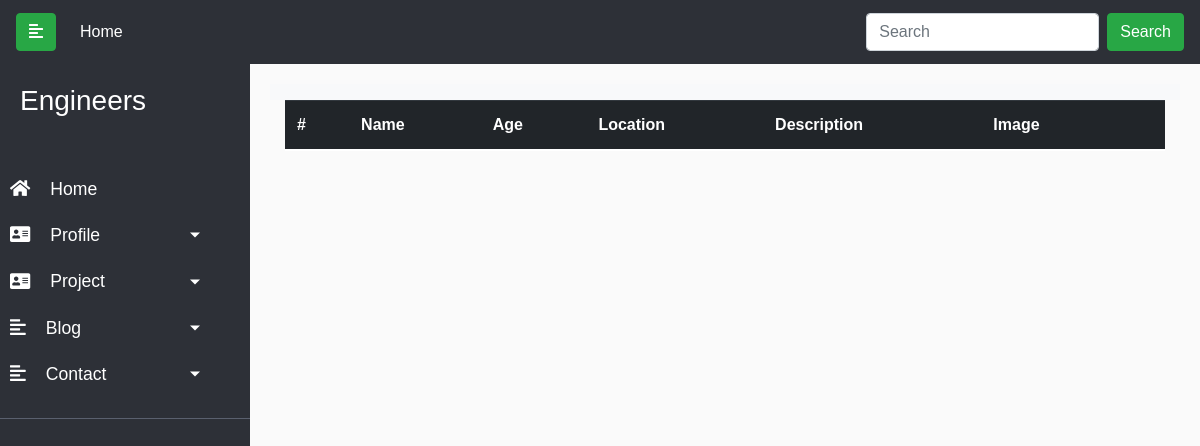
Page /admin/profile on the earlier database version.
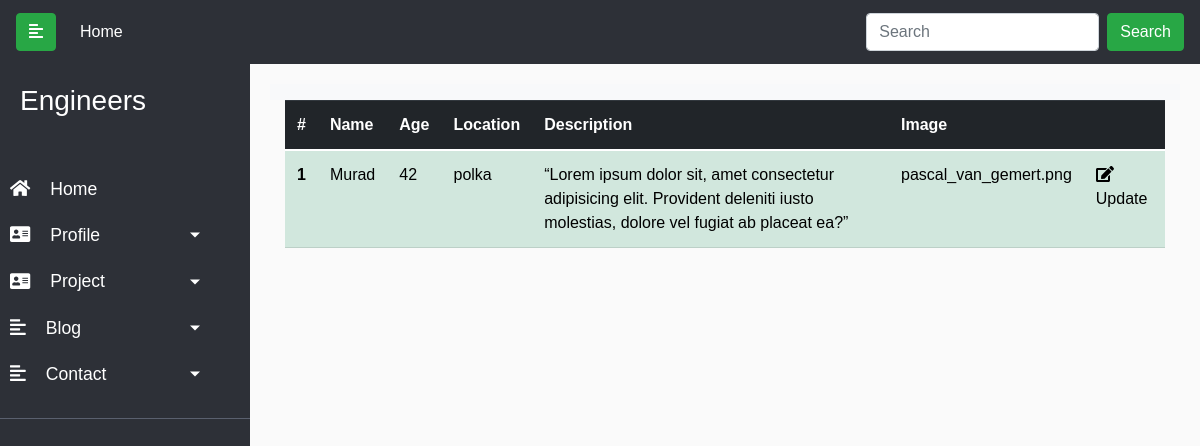
Same page on the later database version.
### portfolio/models.py (models this page shows)
class Profile(db.Model):
     id = db.Column(db.Integer, primary_key=True)
     name = db.Column(db.String(50), nullable=False)
     age = db.Column(db.Integer, nullable=False)
     location = db.Column(db.String(80), nullable=False)
     desc = db.Column(db.Text, nullable=False)
     image = db.Column(db.String(20), nullable=True)

### portfolio/controllers.py (the view)
@app.route('/admin/profile')
def profile():
    profile = Profile.query.all()
    return render_template('admin/profile.html', profile=profile)

### portfolio/templates/admin/profile.html
{% extends 'admin/base.html' %}
{% block content %}
<div class="container">
    <div class="row ">
      <div class="col">
        <table class="table table-success" >
          <thead class="thead-dark">
              <tr>
                <th scope="col">#</th>
                <th scope="col">Name</th>
                <th scope="col">Age</th>
                <th scope="col">Location</th>
                <th scope="col">Description</th>
                <th scope="col">Image</th>
                <th></th>
              </tr>
            </thead>
            <tbody>
               {% for profile in profile %}
              <tr>
                <th scope="row">{{profile.id}}</th>
                <td>{{profile.name}}</td>
                <td>{{profile.age}}</td>
                <td>{{profile.location}}</td>
                <td>{{profile.desc}}</td>
                <td>{{profile.image}}</td>
                <td><a href="{{url_for('profile_update', id=profile.id)}}"><i class="fas fa-edit"></i>Update</a></td>
               </tr>
              {% endfor %}
            </tbody>
          </table>
      </div>
    </div>
  </div>
{% endblock %}

### portfolio/templates/admin/base.html (shortened to what this page needs)
<!doctype html>
<html lang="en">
    <head>
        <link href="https://cdn.jsdelivr.net/npm/bootstrap@5.0.2/dist/css/bootstrap.min.css" rel="stylesheet"
>
        <link rel="stylesheet" href="https://cdnjs.cloudflare.com/ajax/libs/font-awesome/5.15.3/css/all.min.css">
        <link href="https://cdn.jsdelivr.net/npm/bootstrap@5.0.1/dist/css/bootstrap.min.css" rel="stylesheet"
>
        <link rel="stylesheet" href="https://maxcdn.bootstrapcdn.com/bootstrap/4.0.0/css/bootstrap.min.css"
>
        <link rel="stylesheet" href="https://cdnjs.cloudflare.com/ajax/libs/font-awesome/5.13.0/css/all.min.css">
        <link rel="stylesheet" href="https://cdnjs.cloudflare.com/ajax/libs/font-awesome/5.15.3/css/all.min.css">
</head>
<body>
    {% include 'admin/includes/header.html' %}
    {% block content %}
    {% endblock %}
</body>
</html>

### portfolio/templates/admin/includes/header.html (shortened to what this page needs)
<nav class="navbar navbar-expand-lg navbar-light" id=nav-top>
  <a class="navbar-brand" href="#">
    <button type="button" id="sidebarCollapse" class="btn  btn-success">
      <i class="fas fa-align-left"></i>
    </button>
  </a>
  <div class="collapse navbar-collapse" id="navbarSupportedContent">
    <ul class="navbar-nav mr-auto">
      <li class="nav-item active">
        <a class="nav-link" href="/">Home<span class="sr-only">(current)</span></a>
      </li>
    </ul>
    <form class="form-inline my-2 my-lg-0">
      <input class="form-control mr-sm-2" type="search" placeholder="Search" aria-label="Search">
      <button class="btn btn-success my-2 my-sm-0" type="submit">Search</button>
    </form>
  </div>
</nav>
<div class="wrapper">
  <nav id="sidebar">
    <div class="sidebar-header">
      <h3>Engineers</h3>
    </div>
    <ul class="lisst-unstyled components">
      <li class="active">
        <a href="/admin"><i class="fas fa-home admin-icon"></i>Home</a>
      </li>
      <li>
        <a href="#profileSubmenu" data-toggle="collapse" aria-expanded="false" class="dropdown-toggle"><i
            class="fas fa-address-card admin-icon"></i>Profile</a>
      </li>
      <li>
        <a href="#projectSubmenu" data-toggle="collapse" aria-expanded="false" class="dropdown-toggle"><i
            class="fas fa-address-card admin-icon"></i>Project</a>
      </li>
    <li>
      <a href="#blogSubmenu" data-toggle="collapse" aria-expanded="false" class="dropdown-toggle"><i
          class="fas fa-align-left admin-icon"></i>Blog</a>
    </li>
    <li>
      <a href="#contactSubmenu" data-toggle="collapse" aria-expanded="false" class="dropdown-toggle"><i
          class="fas fa-align-left admin-icon"></i>Contact</a>
    </li>
    </ul>
  </nav>
  <div id="content">
    <nav class="navbar navbar-expand-lg navbar-light bg-light">
    </nav>

### portfolio/templates/admin/base.html (style rules this page uses)
#nav-top { background-color: #2D3037; }
#nav-top a { color: #fff; }
body { font-family: 'Poppins', sans-serif; background: #fafafa; }
a, a:hover, a:focus { color: inherit; text-decoration: none; transition: all 0.3s; }
.wrapper { display: flex; text-decoration: none; transition: all 0.3s; }
.admin-icon { margin-right: 20px; font-size: 18px; }
#sidebar { min-width: 250px; max-width: 250px; background: #2D3037; color: #fff; transition: all 0.3s; }
#sidebar .sidebar-header { padding: 20px; background: #2D3037; }
#sidebar ul.components { padding: 20px 0; border-bottom: 1px solid #5a606e; }
#sidebar ul li a { padding: 10px; font-size: 1.1em; display: block; }
#sidebar ul li.active>a, a[aria-expanded="true"] { color: #fff; background: #2D3037; }
a[data-toggle="collapse"] { position: relative; }
.dropdown-toggle::after { display: block; position: absolute; top: 50%; right: 20%; transform: translateY(-50%); }
#content { width: 100%; padding: 20px; min-height: 100vh; transition: all 0.3s; }

Differences in the rows shown:
added Profile: id "1", name "Murad", age "42", location "polka", desc "“Lorem ipsum dolor sit, amet consectetur adipisicing elit. Provident deleniti iusto molestias, dolore vel fugiat ab placeat ea?”", image "pascal_van_gemert.png"
